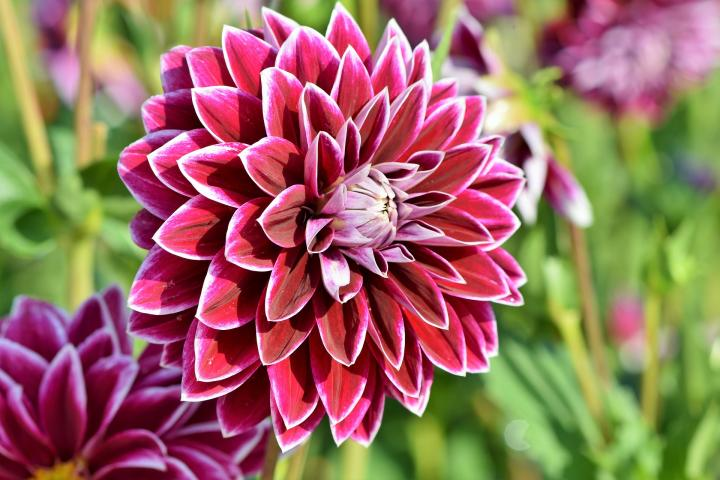
#> input picture photos/flower.jpg, 720 x 480 px, found by its file name
$ python colour_channels.py
#> lines starting #> are read from the running program, lines starting #| are printed output that depends on the picture
import cv2 as cv
import numpy as np

img = cv.imread('photos/flower.jpg')
#> img is the input picture: shape (480, 720, 3); mean B, G, R 97, 109.5, 153.2
cv.imshow('Flower', img)

#shows colour intensity
b,g,r = cv.split(img)
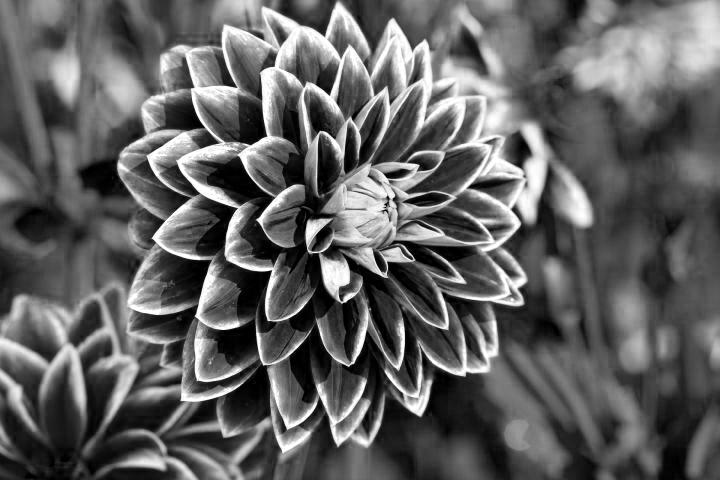
#> b: shape (480, 720); min 0, max 255, mean 97
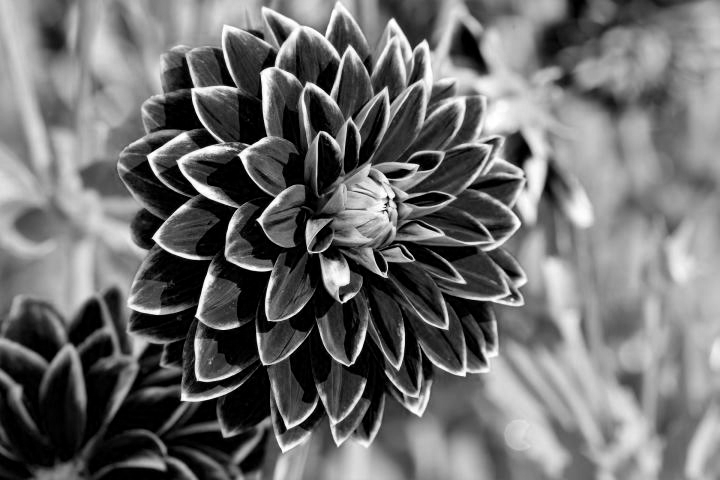
#> g: shape (480, 720); min 0, max 255, mean 109.5
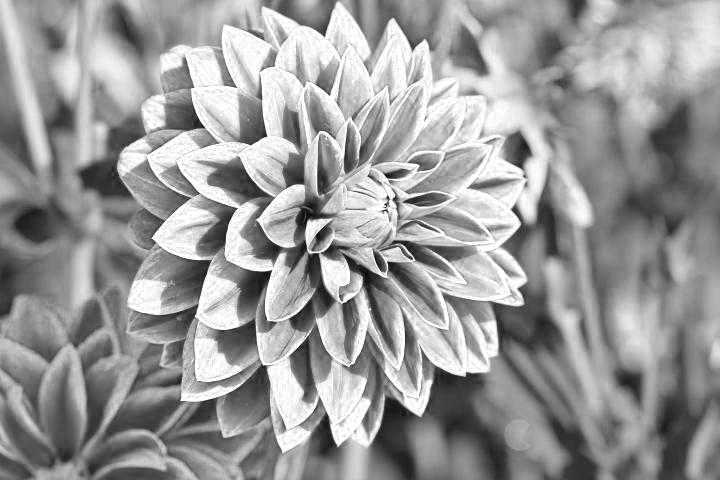
#> r: shape (480, 720); min 8, max 255, mean 153.2
cv.imshow('Blue', b)
cv.imshow('Green', g)
cv.imshow('Red', r)

print(img.shape)
#| (480, 720, 3)
print(b.shape)
#| (480, 720)
print(g.shape)
#| (480, 720)
print(r.shape)
#| (480, 720)

merged = cv.merge([b,g,r])
cv.imshow('Merged', merged)

#To show actual colour of each channel
blank = np.zeros(img.shape[:2], dtype='uint8')

blue = cv.merge([b,blank,blank])
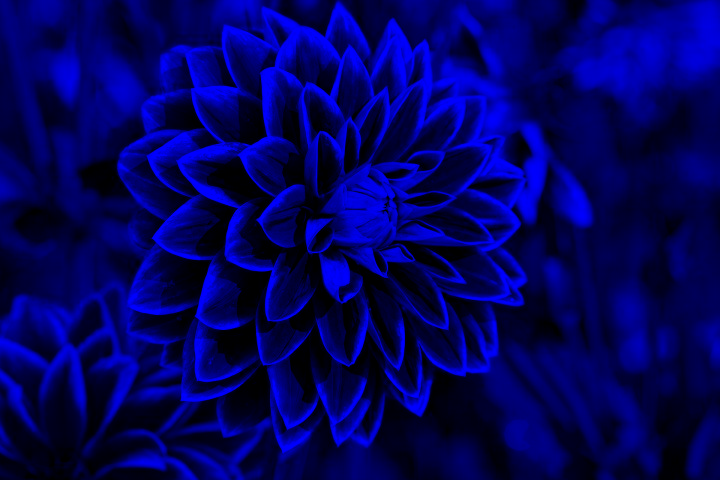
#> blue: shape (480, 720, 3); mean of channels 0, 1, 2 97, 0, 0; drawn as B, G, R
green = cv.merge([blank,g,blank])
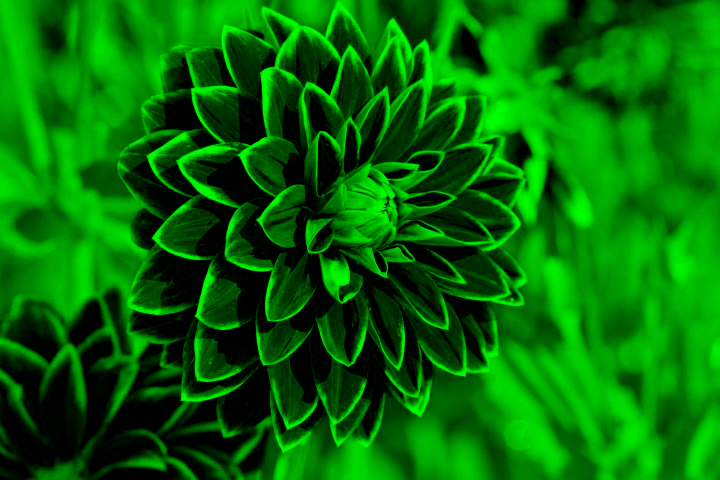
#> green: shape (480, 720, 3); mean of channels 0, 1, 2 0, 109.5, 0; drawn as B, G, R
red = cv.merge([blank,blank,r])
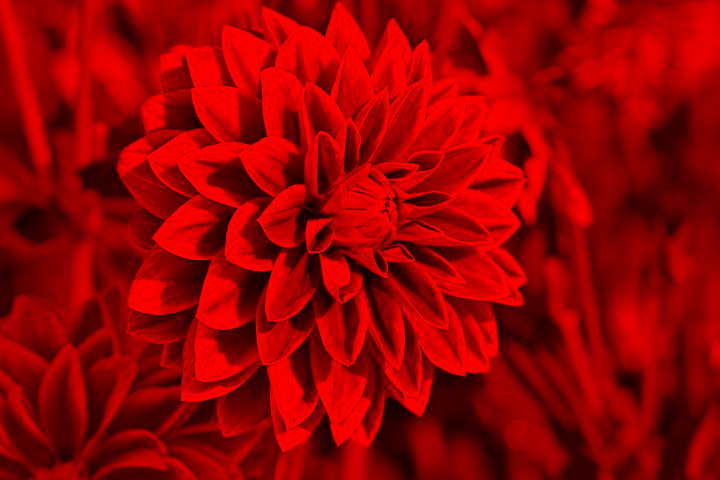
#> red: shape (480, 720, 3); mean of channels 0, 1, 2 0, 0, 153.2; drawn as B, G, R

cv.imshow('Blue colour', blue)
cv.imshow('Green colour', green)
cv.imshow('Red colour', red)

cv.waitKey(0)
